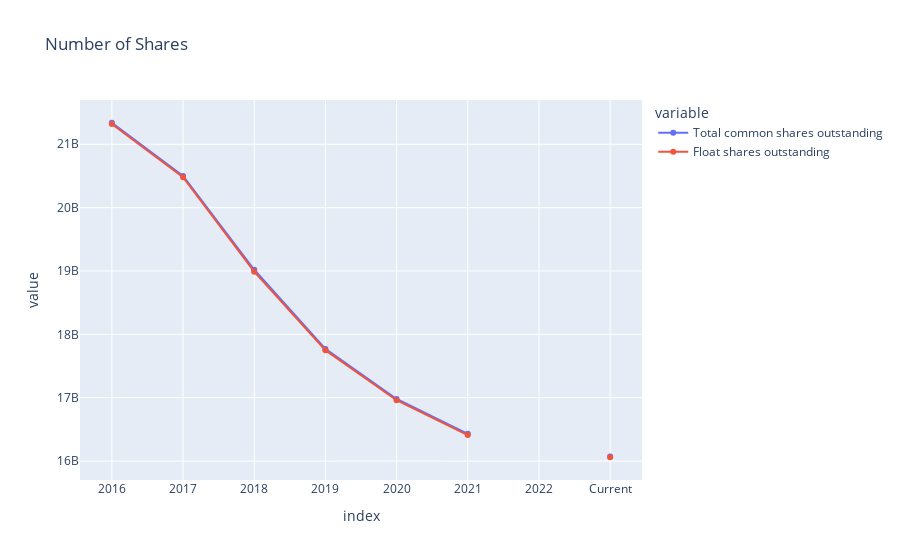
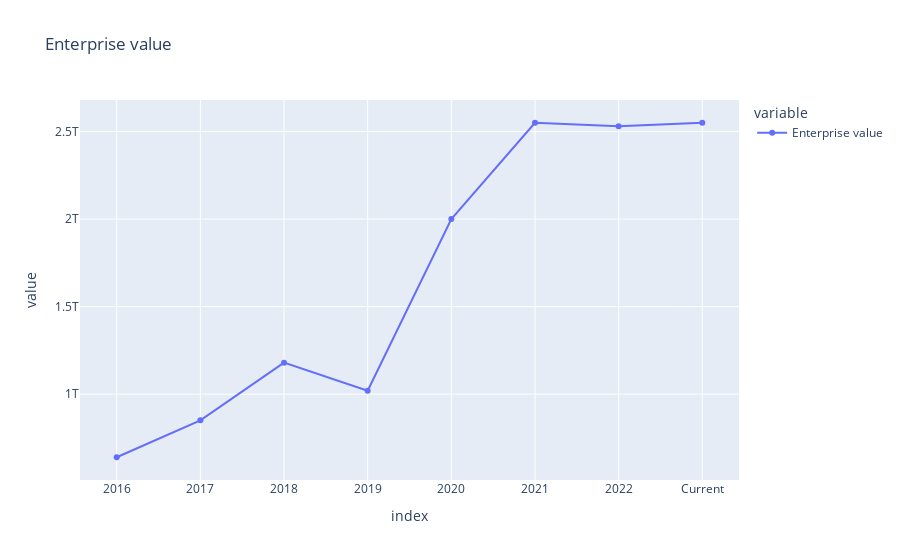
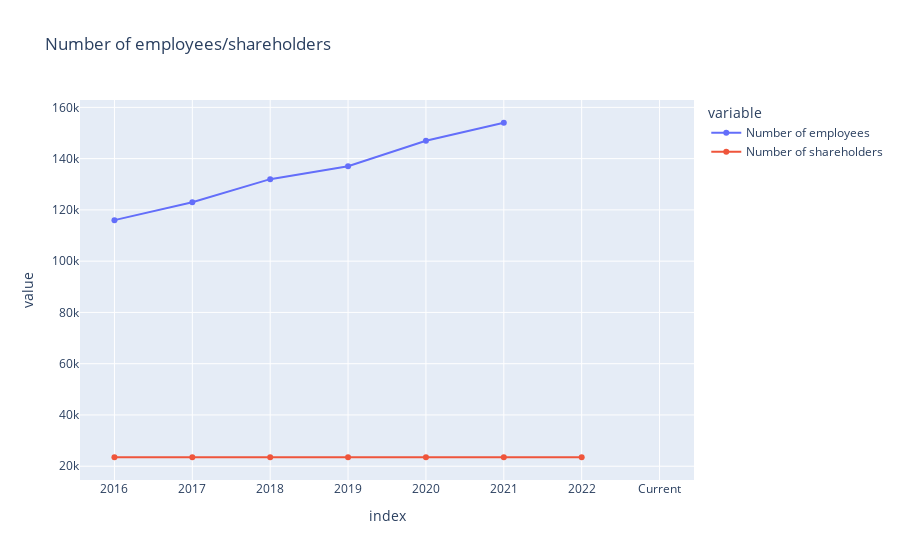

Notebook cell for these charts, in order:
### Code cell
df_statistics = run_scraper.statistics.transpose()

fig_shares_outstanding = px.line(df_statistics, x=df_statistics.index, y=[
                                 'Total common shares outstanding', 'Float shares outstanding'], title='Number of Shares', markers=True)
fig_shares_outstanding.show()

fig_enterprice_values = px.line(df_statistics, x=df_statistics.index, y=[
                                'Enterprise value'], title='Enterprise value', markers=True)
fig_enterprice_values.show()

fig_numer_of_employees_shareholders = px.line(df_statistics, x=df_statistics.index, y=[
                                              'Number of employees', 'Number of shareholders'], title='Number of employees/shareholders', markers=True)
fig_numer_of_employees_shareholders.show()

fig_price_ratios = px.line(df_statistics, x=df_statistics.index, y=['Price to earnings ratio', 'Price to sales ratio', 'Price to cash flow ratio', 'Enterprise value to EBITDA ratio',
                                                                    'Price to book ratio'], title='Price Ratios', markers=True)
fig_price_ratios.show()

fig_return_ratios = px.line(df_statistics, x=df_statistics.index, y=['Return on assets %', 'Return on equity %', 'Return on invested capital %'],
                            title='Return Ratios', markers=True)
fig_return_ratios.show()

fig_margins = px.line(df_statistics, x=df_statistics.index, y=[
                      'Gross margin %', 'EBITDA margin %', 'Net margin %', 'Operating margin %'], title='Margins', markers=True)
fig_margins.show()

fig_dept_ratios = px.line(df_statistics, x=df_statistics.index, y=[
                          'Debt to assets ratio', 'Debt to equity ratio', 'Long term debt to total assets ratio'], title='Dept Ratios', markers=True)
fig_dept_ratios.show()

fig_liquidity_ratios = px.line(df_statistics, x=df_statistics.index, y=[
                               'Quick ratio', 'Current ratio', 'Inventory turnover', 'Asset turnover'], title='Liquidity Ratios', markers=True)
fig_liquidity_ratios.show()

### Figure 1 — Plotly figure (JSON) as saved in the notebook; plotly's stock layout.template omitted (floating-point values rounded to 4 significant figures)
{"data": [{"hovertemplate": "variable=Total common shares outstanding<br>index=%{x}<br>value=%{y}<extra></extra>", "legendgroup": "Total common shares outstanding", "line": {"color": "#636efa", "dash": "solid"}, "marker": {"symbol": "circle"}, "mode": "markers+lines", "name": "Total common shares outstanding", "orientation": "v", "showlegend": true, "type": "scatter", "x": ["2016", "2017", "2018", "2019", "2020", "2021", "2022", "Current"], "xaxis": "x", "y": [21340000000, 20500000000, 19020000000, 17770000000, 16980000000, 16430000000, null, 16070000000], "yaxis": "y"}, {"hovertemplate": "variable=Float shares outstanding<br>index=%{x}<br>value=%{y}<extra></extra>", "legendgroup": "Float shares outstanding", "line": {"color": "#EF553B", "dash": "solid"}, "marker": {"symbol": "circle"}, "mode": "markers+lines", "name": "Float shares outstanding", "orientation": "v", "showlegend": true, "type": "scatter", "x": ["2016", "2017", "2018", "2019", "2020", "2021", "2022", "Current"], "xaxis": "x", "y": [21320000000, 20480000000, 18990000000, 17750000000, 16960000000, 16410000000, null, 16060000000.0], "yaxis": "y"}], "layout": {"legend": {"title": {"text": "variable"}, "tracegroupgap": 0}, "title": {"text": "Number of Shares"}, "xaxis": {"anchor": "y", "domain": [0, 1], "title": {"text": "index"}}, "yaxis": {"anchor": "x", "domain": [0, 1], "title": {"text": "value"}}}}

### Figure 2 — Plotly figure (JSON) as saved in the notebook; plotly's stock layout.template omitted (floating-point values rounded to 4 significant figures)
{"data": [{"hovertemplate": "variable=Enterprise value<br>index=%{x}<br>value=%{y}<extra></extra>", "legendgroup": "Enterprise value", "line": {"color": "#636efa", "dash": "solid"}, "marker": {"symbol": "circle"}, "mode": "markers+lines", "name": "Enterprise value", "orientation": "v", "showlegend": true, "type": "scatter", "x": ["2016", "2017", "2018", "2019", "2020", "2021", "2022", "Current"], "xaxis": "x", "y": [639810000000, 850890000000, 1180000000000, 1020000000000, 2000000000000, 2550000000000, 2530000000000, 2550000000000], "yaxis": "y"}], "layout": {"legend": {"title": {"text": "variable"}, "tracegroupgap": 0}, "title": {"text": "Enterprise value"}, "xaxis": {"anchor": "y", "domain": [0, 1], "title": {"text": "index"}}, "yaxis": {"anchor": "x", "domain": [0, 1], "title": {"text": "value"}}}}

### Figure 3 — Plotly figure (JSON) as saved in the notebook; plotly's stock layout.template omitted (floating-point values rounded to 4 significant figures)
{"data": [{"hovertemplate": "variable=Number of employees<br>index=%{x}<br>value=%{y}<extra></extra>", "legendgroup": "Number of employees", "line": {"color": "#636efa", "dash": "solid"}, "marker": {"symbol": "circle"}, "mode": "markers+lines", "name": "Number of employees", "orientation": "v", "showlegend": true, "type": "scatter", "x": ["2016", "2017", "2018", "2019", "2020", "2021", "2022", "Current"], "xaxis": "x", "y": [116000, 123000, 132000, 137000, 147000, 154000, null, null], "yaxis": "y"}, {"hovertemplate": "variable=Number of shareholders<br>index=%{x}<br>value=%{y}<extra></extra>", "legendgroup": "Number of shareholders", "line": {"color": "#EF553B", "dash": "solid"}, "marker": {"symbol": "circle"}, "mode": "markers+lines", "name": "Number of shareholders", "orientation": "v", "showlegend": true, "type": "scatter", "x": ["2016", "2017", "2018", "2019", "2020", "2021", "2022", "Current"], "xaxis": "x", "y": [23500, 23500, 23500, 23500, 23500, 23500, 23500, null], "yaxis": "y"}], "layout": {"legend": {"title": {"text": "variable"}, "tracegroupgap": 0}, "title": {"text": "Number of employees/shareholders"}, "xaxis": {"anchor": "y", "domain": [0, 1], "title": {"text": "index"}}, "yaxis": {"anchor": "x", "domain": [0, 1], "title": {"text": "value"}}}}
